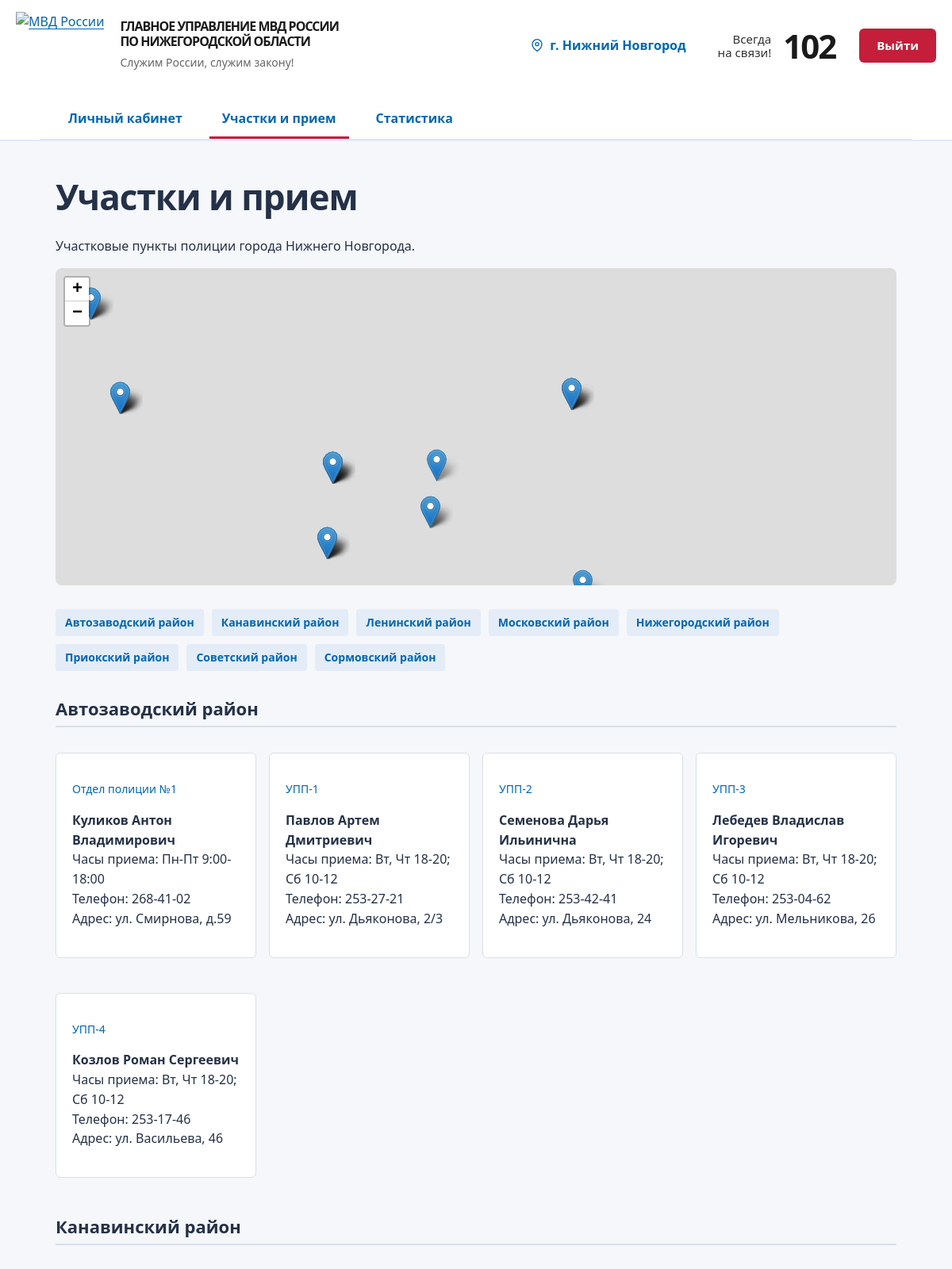
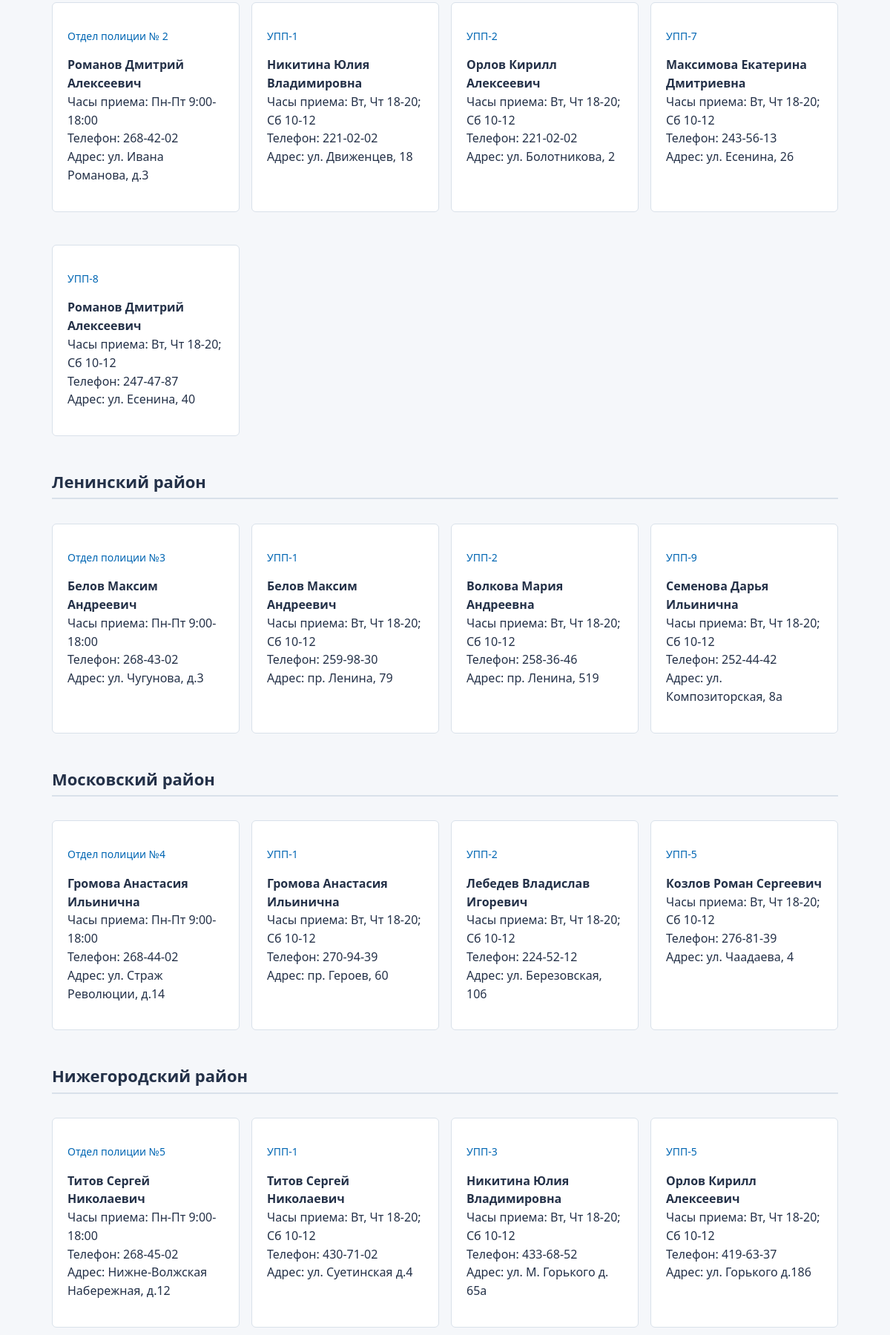
Screenshot of /?page=directory (signed in, upper part) with the database file from the repository (2 pictures, top to bottom).
### tables this page shows
CREATE TABLE `precinct` (
    `id` int(11) NOT NULL AUTO_INCREMENT,
`district` varchar(100) NOT NULL,
`name` varchar(150) NOT NULL,
`officer` int(11) NOT NULL,
`hours` varchar(100) NOT NULL,
`phone` varchar(30) DEFAULT NULL,
`address` varchar(150) DEFAULT NULL,
`lat` decimal(10,8) DEFAULT NULL,
`lng` decimal(11,8) DEFAULT NULL,
`is_department` tinyint(1) DEFAULT 0,
PRIMARY KEY (`id`),
KEY `officer` (`officer`),
CONSTRAINT `precinct_ibfk_1` FOREIGN KEY (`officer`) REFERENCES `profile` (`id`)
);

CREATE TABLE `profile` (
    `id` int(11) NOT NULL AUTO_INCREMENT,
`name` varchar(100) NOT NULL,
`role` enum('citizen','officer','manager') NOT NULL,
`residence` varchar(150) DEFAULT NULL,
`login` varchar(50) DEFAULT NULL,
`password` varchar(255) DEFAULT NULL,
PRIMARY KEY (`id`),
UNIQUE KEY `login` (`login`)
);

### app.php (called while the page is built, shortened)
<?php
try {
    $db = portalDatabase();
} catch (Throwable $failure) {
    error_log('Portal UUP: ' . $failure->getMessage());
    http_response_code(503);
    exit('<!doctype html><html lang="ru"><meta charset="utf-8"><title>Ошибка базы данных</title><link rel="stylesheet" href="style.css"><main><h1>База портала недоступна</h1><p><small>' . htmlspecialchars($failure->getMessage()) . '</small></p></main></html>');
}
function query(string $sql, array $params = []): PDOStatement
{
    global $db;
    $s = $db->prepare($sql);
    $s->execute($params);
    return $s;
}
function e($v): string
{
    return htmlspecialchars((string) $v, ENT_QUOTES | ENT_SUBSTITUTE, 'UTF-8');
}

### views/directory.php (the view, shortened to what this page needs)
<h1>Участки и прием</h1>
<p>Участковые пункты полиции города Нижнего Новгорода.</p>
<div id="map" style="height: 400px; width: 100%; margin-bottom: 30px; border-radius: 8px; z-index: 1;"></div>
<link rel="stylesheet" href="https://unpkg.com/leaflet@1.9.4/dist/leaflet.css" />
<?php
$precincts = query('SELECT p.*, u.name person FROM precinct p JOIN profile u ON u.id=p.officer ORDER BY p.district, p.id')->fetchAll();
$grouped = [];
foreach ($precincts as $p) {
    $grouped[$p['district']][] = $p;
}
?>
<div class="district-nav">
    <?php foreach ($grouped as $district => $items): ?>
        <a href="#<?= md5($district) ?>"><?= e($district) ?></a>
    <?php endforeach; ?>
</div>
<?php foreach ($grouped as $district => $items): ?>
    <h2 id="<?= md5($district) ?>" style="margin-top: 30px; border-bottom: 2px solid var(--mvd-rule); padding-bottom: 5px;">
        <?= e($district) ?></h2>
    <div class="grid">
        <?php foreach ($items as $p): ?>
            <article>
                <p class="role"><?= e($p['name']) ?></p>
                <p><strong><?= e($p['person']) ?></strong><br>
                    Часы приема: <?= e($p['hours']) ?><br>
                    Телефон: <?= e($p['phone']) ?><br>
                    Адрес: <?= e($p['address']) ?></p>
            </article>
        <?php endforeach ?>
    </div>
<?php endforeach ?>

### style.css (style rules this page uses)
* { box-sizing: border-box; }
body { margin: 0; background: #f1f4f7; color: #1a2a39; font: 16px/1.55 Segoe UI, Arial, sans-serif; display: flex; flex-direction: column; min-height: 100vh; overflow-x: hidden; }
a { color: #135d79; text-underline-offset: 3px; }
h1 { font-size: clamp(24px, 4vw, 44px); line-height: 1.13; letter-spacing: -1px; margin: 14px 0 24px; }
h2 { font-size: 22px; }
.grid { display: grid; grid-template-columns: repeat(auto-fit, minmax(240px, 1fr)); gap: 16px; }
.box, article { background: white; border: 1px solid #d4e0e7; border-radius: 12px; padding: 20px; margin: 14px 0; }
.role { color: #216575; font-size: 14px; }
:root { --mvd-red: #c41e3a; --mvd-gold: #ffd700; --mvd-blue: #0066b3; --mvd-dark: #1a3a5c; --mvd-light: #f5f7fa; --mvd-rule: #d9e1ea; }
body { background: var(--mvd-light); color: #243148; }
a, .role { color: var(--mvd-blue); }
article, .box { border-color: var(--mvd-rule); border-radius: 6px; }
.district-nav { display: flex; gap: 10px; flex-wrap: wrap; margin-bottom: 20px; }
.district-nav a { background: #e4ecf8; color: #0066B3; padding: 6px 12px; border-radius: 4px; text-decoration: none; font-size: 14px; font-weight: 600; transition: background 0.2s; }

### rows the page displays
precinct: name "Отдел полиции №1", officer.name "Куликов Антон Владимирович", hours "Пн-Пт 9:00-18:00", phone "268-41-02", address "ул. Смирнова, д.59"
precinct: name "УПП-1", officer.name "Павлов Артем Дмитриевич", hours "Вт, Чт 18-20; Сб 10-12", phone "253-27-21", address "ул. Дьяконова, 2/3"
precinct: name "УПП-2", officer.name "Семенова Дарья Ильинична", hours "Вт, Чт 18-20; Сб 10-12", phone "253-42-41", address "ул. Дьяконова, 24"
precinct: name "УПП-3", officer.name "Лебедев Владислав Игоревич", hours "Вт, Чт 18-20; Сб 10-12", phone "253-04-62", address "ул. Мельникова, 26"
precinct: name "УПП-4", officer.name "Козлов Роман Сергеевич", hours "Вт, Чт 18-20; Сб 10-12", phone "253-17-46", address "ул. Васильева, 46"
precinct: name "Отдел полиции № 2", officer.name "Романов Дмитрий Алексеевич", hours "Пн-Пт 9:00-18:00", phone "268-42-02", address "ул. Ивана Романова, д.3"
precinct: name "УПП-1", officer.name "Никитина Юлия Владимировна", hours "Вт, Чт 18-20; Сб 10-12", phone "221-02-02", address "ул. Движенцев, 18"
precinct: name "УПП-2", officer.name "Орлов Кирилл Алексеевич", hours "Вт, Чт 18-20; Сб 10-12", phone "221-02-02", address "ул. Болотникова, 2"
precinct: name "УПП-7", officer.name "Максимова Екатерина Дмитриевна", hours "Вт, Чт 18-20; Сб 10-12", phone "243-56-13", address "ул. Есенина, 26"
precinct: name "УПП-8", officer.name "Романов Дмитрий Алексеевич", hours "Вт, Чт 18-20; Сб 10-12", phone "247-47-87", address "ул. Есенина, 40"
precinct: name "Отдел полиции №3", officer.name "Белов Максим Андреевич", hours "Пн-Пт 9:00-18:00", phone "268-43-02", address "ул. Чугунова, д.3"
precinct: name "УПП-1", officer.name "Белов Максим Андреевич", hours "Вт, Чт 18-20; Сб 10-12", phone "259-98-30", address "пр. Ленина, 79"
precinct: name "УПП-2", officer.name "Волкова Мария Андреевна", hours "Вт, Чт 18-20; Сб 10-12", phone "258-36-46", address "пр. Ленина, 519"
precinct: name "УПП-9", officer.name "Семенова Дарья Ильинична", hours "Вт, Чт 18-20; Сб 10-12", phone "252-44-42", address "ул. Композиторская, 8а"
precinct: name "Отдел полиции №4", officer.name "Громова Анастасия Ильинична", hours "Пн-Пт 9:00-18:00", phone "268-44-02", address "ул. Страж Революции, д.14"
precinct: name "УПП-1", officer.name "Громова Анастасия Ильинична", hours "Вт, Чт 18-20; Сб 10-12", phone "270-94-39", address "пр. Героев, 60"
precinct: name "УПП-2", officer.name "Лебедев Владислав Игоревич", hours "Вт, Чт 18-20; Сб 10-12", phone "224-52-12", address "ул. Березовская, 106"
precinct: name "УПП-5", officer.name "Козлов Роман Сергеевич", hours "Вт, Чт 18-20; Сб 10-12", phone "276-81-39", address "ул. Чаадаева, 4"
precinct: name "Отдел полиции №5", officer.name "Титов Сергей Николаевич", hours "Пн-Пт 9:00-18:00", phone "268-45-02", address "Нижне-Волжская Набережная, д.12"
precinct: name "УПП-1", officer.name "Титов Сергей Николаевич", hours "Вт, Чт 18-20; Сб 10-12", phone "430-71-02", address "ул. Суетинская д.4"
precinct: name "УПП-3", officer.name "Никитина Юлия Владимировна", hours "Вт, Чт 18-20; Сб 10-12", phone "433-68-52", address "ул. М. Горького д. 65а"
precinct: name "УПП-5", officer.name "Орлов Кирилл Алексеевич", hours "Вт, Чт 18-20; Сб 10-12", phone "419-63-37", address "ул. Горького д.186"

### other values shown
$district "Автозаводский район"
$district "Канавинский район"
$district "Ленинский район"
$district "Московский район"
$district "Нижегородский район"
$district "Приокский район"
$district "Советский район"
$district "Сормовский район"
